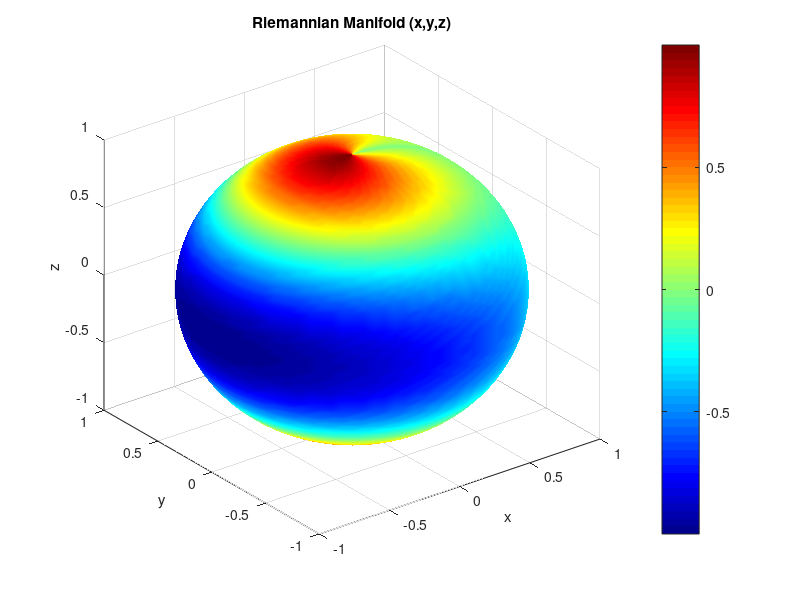

This chart was generated by the following MATLAB code:
%% Please cite this code as: Hussein Abduelhaleim Hussein Muhammed (2022), Least-
%% Squares ReverseTime Migration in Pseudodepth Domain and Its Application.
%% China University of Petroleum (East China), Master Thesis,
%% School of Geosciences, Dept. of Geophysics. Library press©.
%% This code generates a surface plot of the function 'f'
%% on a Riemannian manifold defined by 'Theta' and 'Phi'. The color of the surface is
%% determined by the values of the function,and the plot provides a visualization of the function's behavior on the manifold.

%% EXPLANATION %%%%%%%%%%%%%%%%%%%%%%%%%%%%%%%%%%%%%%%%%%%%%%%%%%%%%%%%%%%%%%%%%%%%%%%%%%%%%%%%%%%%%%%%%%%%%%%%%%%%%%%%
% Manifold Definition:
% theta and phi are arrays defining the parameter ranges for the manifold.
% linspace is used to create evenly spaced points between 0 and 2π for theta, and between 0 and π for phi.
% meshgrid is used to create a grid of Theta and Phi matrices by combining the points from theta and phi.

% Riemannian Metric Tensor:
% g_theta_theta is a scalar representing the metric component g_{theta, theta}.
% g_phi_phi is a matrix representing the metric component g_{phi, phi}, calculated as the square of the sine of Theta.

% Function Definition:
% f is an anonymous function that takes theta and phi as inputs and returns the value of sin(phi) * cos(theta).

% Function Evaluation:
% Z is a matrix representing the values of the function f evaluated on the manifold.
% It is calculated by passing the Theta and Phi matrices through the function f.
%%%%%%%%%%%%%%%%%%%%%%%%%%%%%%%%%%%%%%%%%%%%%%%%%%%%%%%%%%%%%%%%%%%%%%%%%%%%%%%%%%%%%%%%%%%%%%%%%%%%%%%%%%%%%%%%%%%%%%

% Define the manifold
theta = linspace(0, 2*pi, 100);
phi = linspace(0, pi, 100);
[Theta, Phi] = meshgrid(theta, phi);

% Define the Riemannian metric tensor
g_theta_theta = 1;  % Metric component g_{theta, theta}
g_phi_phi = sin(Theta).^2;  % Metric component g_{phi, phi}

% Define the function on the manifold
f = @(theta, phi) sin(phi) .* cos(theta);

% Evaluate the function
Z = f(Theta, Phi);

% Plot the function on the Riemannian manifold
surf_x = (sin(Phi) .* cos(Theta)).';
surf_y = (sin(Phi) .* sin(Theta)).';
surf_z = (cos(Phi)).';

figure;
surf(surf_x, surf_y, surf_z, Z, 'FaceColor', 'interp', 'EdgeColor', 'none');
colormap('jet');
colorbar;
title('Riemannian Manifold (x,y,z)');
xlabel('x');
ylabel('y');
zlabel('z');
